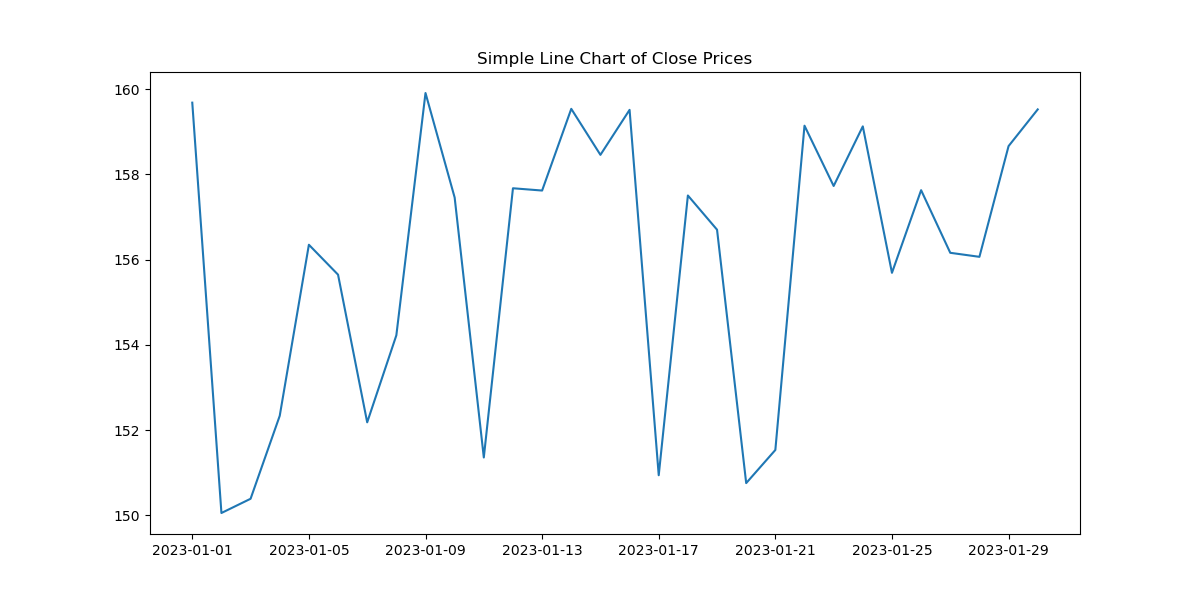

Generate this figure with Python:
import pandas as pd
import matplotlib.pyplot as plt
import matplotlib.dates as mdates
from io import BytesIO
import base64
import numpy as np

# Create a simple dataframe with sample data
data = {
    'date': pd.date_range(start='2023-01-01', periods=30),
    'open': np.random.uniform(150, 160, 30),
    'high': np.random.uniform(155, 165, 30),
    'low': np.random.uniform(145, 155, 30),
    'close': np.random.uniform(150, 160, 30)
}

df = pd.DataFrame(data)
df.set_index('date', inplace=True)

# Ensure high is the highest value and low is the lowest
for i in range(len(df)):
    values = [df['open'].iloc[i], df['close'].iloc[i], df['high'].iloc[i], df['low'].iloc[i]]
    df['high'].iloc[i] = max(values)
    df['low'].iloc[i] = min(values)

# Calculate moving averages
df['MA20'] = df['close'].rolling(window=20).mean()
df['MA50'] = df['close'].rolling(window=20).mean()  # Using 20 instead of 50 for this small dataset

try:
    # Create figure and axis
    fig, ax = plt.subplots(figsize=(12, 6))
    
    # Format dates on x-axis
    ax.xaxis.set_major_formatter(mdates.DateFormatter('%Y-%m-%d'))
    plt.xticks(rotation=45)
    
    # Calculate width of candlestick elements
    width = 0.6
    width2 = 0.1
    
    # Define up and down days
    up = df[df.close >= df.open]
    down = df[df.close < df.open]
    
    # Plot up days
    ax.bar(up.index, up.close-up.open, width, bottom=up.open, color='green')
    ax.bar(up.index, up.high-up.close, width2, bottom=up.close, color='green')
    ax.bar(up.index, up.low-up.open, width2, bottom=up.open, color='green')
    
    # Plot down days
    ax.bar(down.index, down.close-down.open, width, bottom=down.open, color='red')
    ax.bar(down.index, down.high-down.open, width2, bottom=down.open, color='red')
    ax.bar(down.index, down.low-down.close, width2, bottom=down.close, color='red')
    
    # Add 20-day moving average if available
    if 'MA20' in df.columns and not df['MA20'].isna().all():
        ax.plot(df.index, df['MA20'], color='blue', linewidth=1.5, label='20-day MA')
    
    # Add 50-day moving average if available
    if 'MA50' in df.columns and not df['MA50'].isna().all():
        ax.plot(df.index, df['MA50'], color='orange', linewidth=1.5, label='50-day MA')
    
    # Add legend if we have moving averages
    if ('MA20' in df.columns and not df['MA20'].isna().all()) or \
       ('MA50' in df.columns and not df['MA50'].isna().all()):
        ax.legend()
    
    # Set title and labels
    ax.set_title(f'Test Candlestick Chart')
    ax.set_xlabel('Date')
    ax.set_ylabel('Price')
    
    # Adjust layout
    plt.tight_layout()
    
    # Save to BytesIO object
    buffer = BytesIO()
    plt.savefig(buffer, format='png')
    buffer.seek(0)
    
    # Encode as base64
    image_png = buffer.getvalue()
    buffer.close()
    encoded_image = base64.b64encode(image_png).decode('utf-8')
    
    # Close the figure to free memory
    plt.close(fig)
    
    print("Chart generation successful!")
    print(f"Base64 image length: {len(encoded_image)}")
    
    # Save to a file as well for visual inspection
    plt.figure(figsize=(12, 6))
    plt.plot(df.index, df['close'])
    plt.title('Simple Line Chart of Close Prices')
    plt.savefig('test_matplotlib.png')
    plt.close()
    
    print("Test chart saved to file: test_matplotlib.png")
    
except Exception as e:
    print(f"Error generating chart: {e}") 